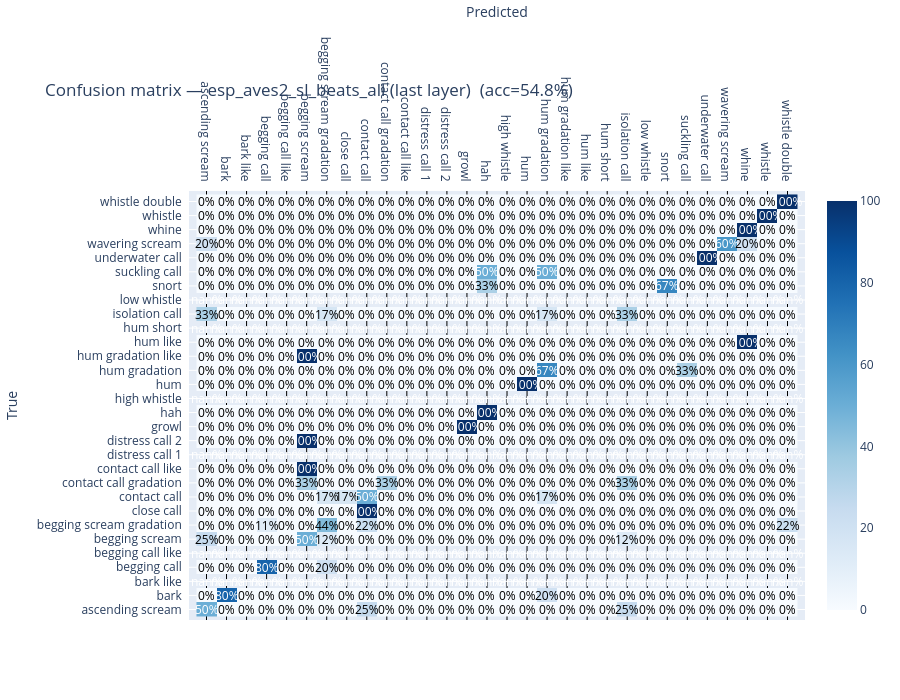
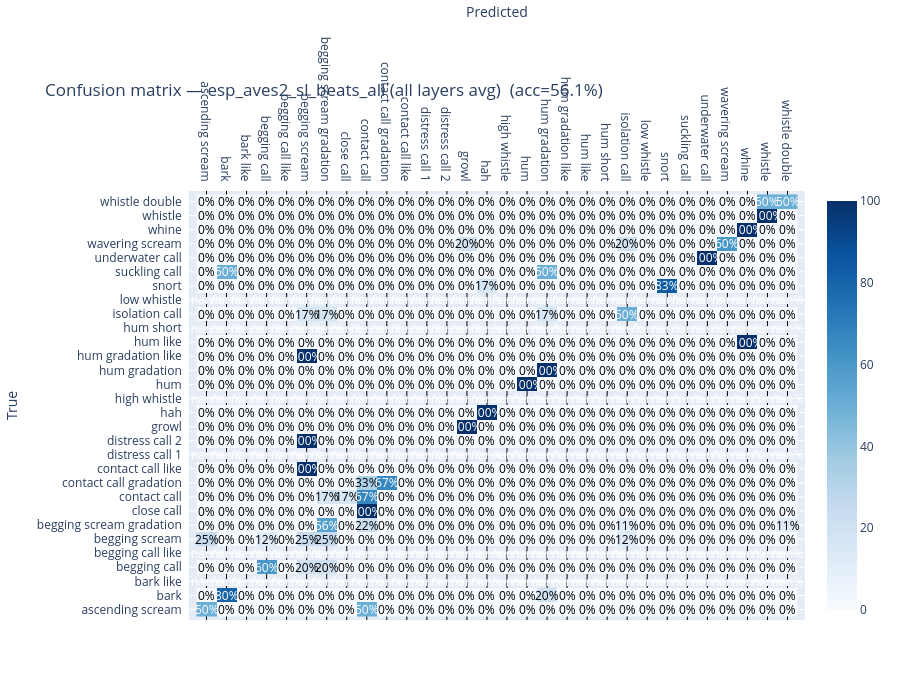
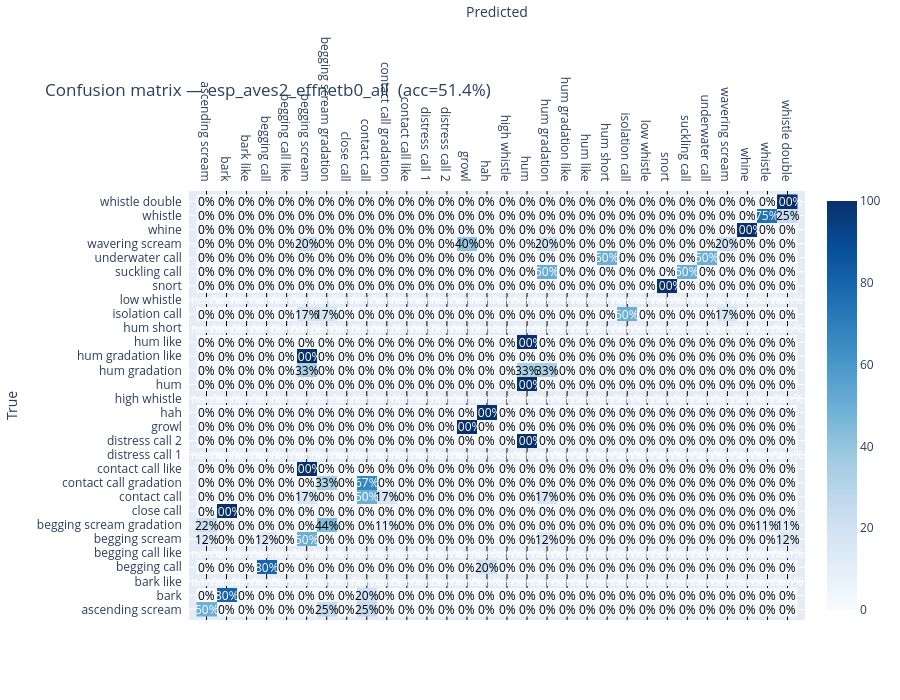

Notebook code for these charts, in order:
### Code cell
import plotly.figure_factory as ff


def confusion_heatmap(result: dict, model_name: str) -> go.Figure:
    cm = result["confusion_matrix"].astype(float)
    cm_norm = (cm / cm.sum(axis=1, keepdims=True) * 100).round(1)
    classes = result["classes"]
    fig = ff.create_annotated_heatmap(
        z=cm_norm.tolist(),
        x=classes,
        y=classes,
        colorscale="Blues",
        showscale=True,
        annotation_text=[[f"{v:.0f}%" for v in row] for row in cm_norm.tolist()],
    )
    fig.update_layout(
        title=f"Confusion matrix — {model_name}  (acc={result['accuracy']:.1%})",
        xaxis_title="Predicted",
        yaxis_title="True",
        height=700,
    )
    return fig


for name, res in probe_results.items():
    confusion_heatmap(res, name).show()
    display(
        confusion_heatmap_static(
            res["confusion_matrix"],
            res["classes"],
            title=f"Confusion matrix — {name} (static)",
        )
    )
